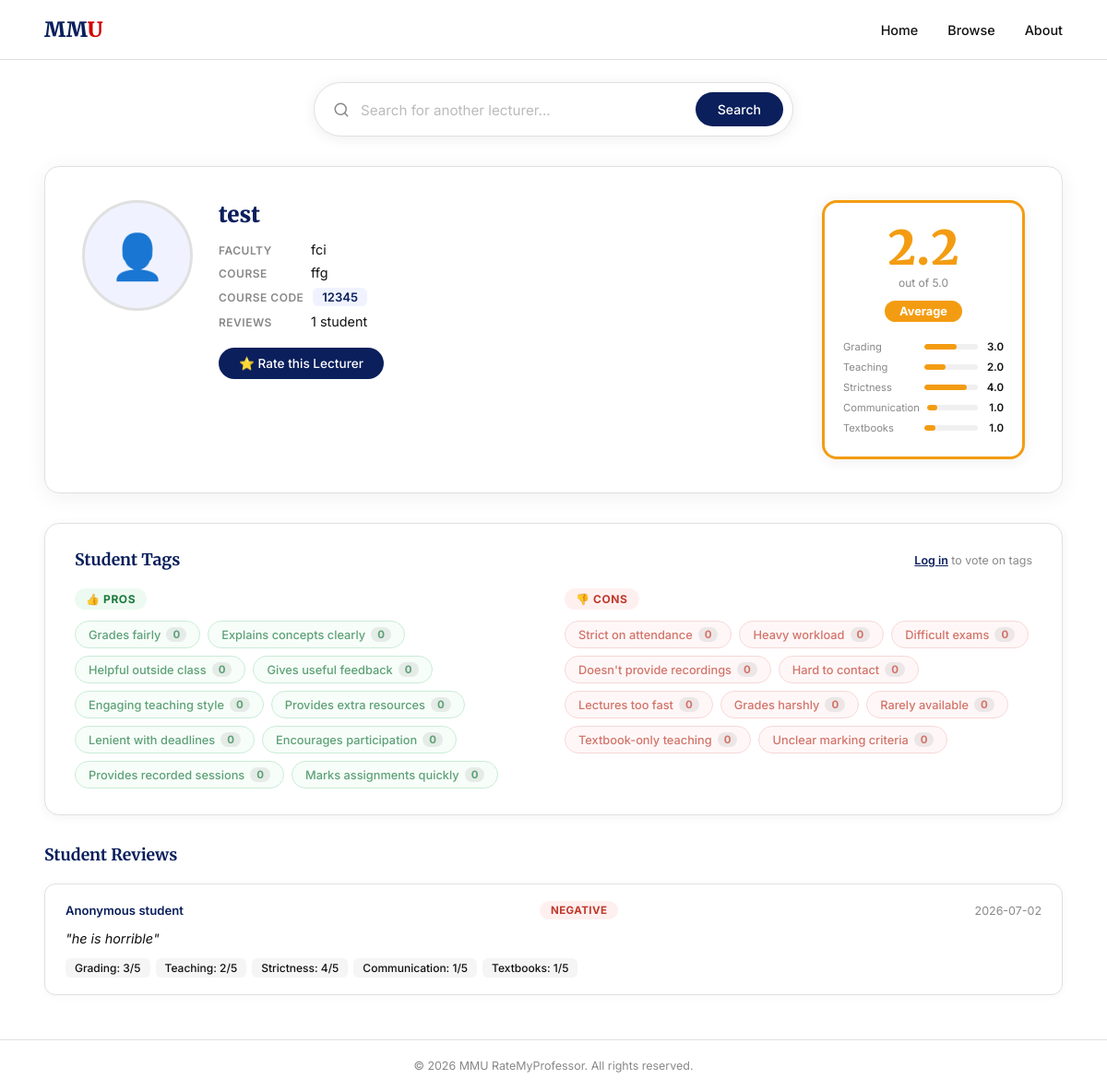
/lecturer/4, run on the app's committed database.
### tables this page shows
CREATE TABLE lecturers (
            id         INTEGER PRIMARY KEY AUTOINCREMENT,
            name       TEXT NOT NULL,
            faculty_id INTEGER NOT NULL,
            image      TEXT,
            FOREIGN KEY (faculty_id) REFERENCES faculties(id)
        );

CREATE TABLE tags (
            id    INTEGER PRIMARY KEY AUTOINCREMENT,
            label TEXT NOT NULL UNIQUE,
            type  TEXT NOT NULL CHECK(type IN ('pro', 'con'))
        );

CREATE TABLE ratings (
            id            INTEGER PRIMARY KEY AUTOINCREMENT,
            lecturer_id   INTEGER NOT NULL,
            student_id    TEXT NOT NULL,
            comment       TEXT,
            submitted_at  DATETIME DEFAULT CURRENT_TIMESTAMP,
            FOREIGN KEY (lecturer_id) REFERENCES lecturers(id)
        );

### app.py (the view)
@app.route("/lecturer/<int:lecturer_id>")
def profile_page(lecturer_id):
    lecturer = get_one_lecturer(lecturer_id)
    if lecturer is None:
        return "Lecturer not found", 404
    conn = connect_db()
    reviews = conn.execute("""
        SELECT
            r.id, r.student_id, r.comment, r.submitted_at,
            MAX(CASE WHEN rc.name = 'grading'       THEN rs.score END) AS grading,
            MAX(CASE WHEN rc.name = 'teaching'      THEN rs.score END) AS teaching,
            MAX(CASE WHEN rc.name = 'strictness'    THEN rs.score END) AS strictness,
            MAX(CASE WHEN rc.name = 'communication' THEN rs.score END) AS communication,
            MAX(CASE WHEN rc.name = 'textbooks'     THEN rs.score END) AS textbooks,
            ra.sentiment,
            ra.sentiment_score
        FROM ratings r
        LEFT JOIN rating_scores     rs ON r.id        = rs.rating_id
        LEFT JOIN rating_categories rc ON rs.category_id = rc.id
        LEFT JOIN rating_analysis   ra ON r.id        = ra.rating_id
        WHERE r.lecturer_id = ?
        GROUP BY r.id
        ORDER BY r.submitted_at DESC
    """, (lecturer_id,)).fetchall()
    current_student = session.get("student_id")
    tags = conn.execute("""
        SELECT
            t.id,
            t.label,
            t.type,
            COUNT(tv.id) AS vote_count,
            MAX(CASE WHEN tv.student_id = ? THEN 1 ELSE 0 END) AS voted
        FROM tags t
        LEFT JOIN tag_votes tv ON t.id = tv.tag_id AND tv.lecturer_id = ?
        GROUP BY t.id
        ORDER BY t.type DESC, vote_count DESC
    """, (current_student or "", lecturer_id)).fetchall()
    conn.close()
    pros = [t for t in tags if t["type"] == "pro"]
    cons = [t for t in tags if t["type"] == "con"]
    return render_template("profile.html", lecturer=lecturer, reviews=reviews,
                           pros=pros, cons=cons, is_student=is_student())

### app.py (called while the page is built)
def connect_db():
    conn = sqlite3.connect(DB_FILE)
    conn.row_factory = sqlite3.Row
    return conn

def is_student():
    return "student_id" in session

### templates/profile.html (shortened to what this page needs)
<!DOCTYPE html>
<html lang="en">
<head>
  <link rel="stylesheet" href="/static/styles.css" />
</head>
<body>
  <header class="navbar">
    <div class="nav-logo">
      <a href="/" style="text-decoration:none;"><span class="mm">MM</span><span class="u">U</span></a>
    </div>
    <nav class="nav-links">
      <a href="/">Home</a>
      <a href="#">Browse</a>
      <a href="#">About</a>
    </nav>
  </header>
  <div class="profile-search-row">
    <div class="search-bar profile-search-bar" id="profile-search-bar">
      <svg class="search-icon" xmlns="http://www.w3.org/2000/svg" viewBox="0 0 24 24" fill="none"
        stroke="currentColor" stroke-width="2" stroke-linecap="round" stroke-linejoin="round">
        <circle cx="11" cy="11" r="8" /><line x1="21" y1="21" x2="16.65" y2="16.65" />
      </svg>
      <div class="autocomplete-wrapper">
        <input type="text" id="ps-input" placeholder="Search for another lecturer..." autocomplete="off" />
      </div>
      <button class="search-btn" onclick="psSearch()">Search</button>
    </div>
  </div>
  <main class="profile-main">
    <div class="profile-card">
      <div class="profile-left">
        <div class="profile-photo-wrap">
          {% if lecturer.image %}
            <img src="/static/uploads/{{ lecturer.image }}" alt="{{ lecturer.name }}" class="profile-photo" />
          {% else %}
            <div class="profile-photo-placeholder">👤</div>
          {% endif %}
        </div>
        <div class="profile-info">
          <h1 class="profile-name">{{ lecturer.name }}</h1>
          <div class="profile-meta">
            {% if lecturer.faculty %}
            <div class="meta-row">
              <span class="meta-label">Faculty</span>
              <span class="meta-value">{{ lecturer.faculty }}</span>
            </div>
            {% endif %}
            {% if lecturer.course %}
            <div class="meta-row">
              <span class="meta-label">Course</span>
              <span class="meta-value">{{ lecturer.course }}</span>
            </div>
            {% endif %}
            {% if lecturer.course_code %}
            <div class="meta-row">
              <span class="meta-label">Course Code</span>
              <span class="meta-value code-badge">{{ lecturer.course_code }}</span>
            </div>
            {% endif %}
            <div class="meta-row">
              <span class="meta-label">Reviews</span>
              <span class="meta-value">{{ lecturer.review_count }} student{{ "s" if lecturer.review_count != 1 }}</span>
            </div>
          </div>
          <a href="/rate/{{ lecturer.id }}" class="rate-btn">⭐ Rate this Lecturer</a>
        </div>
      </div>
      <div class="profile-right">
        {% set score = lecturer.overall %}
        {% if score %}
          {% if score >= 4.0 %}
            {% set color = "#2ecc71" %}
            {% set label = "Excellent" %}
          {% elif score >= 3.0 %}
            {% set color = "#27ae60" %}
            {% set label = "Good" %}
          {% elif score >= 2.0 %}
            {% set color = "#f39c12" %}
            {% set label = "Average" %}
          {% else %}
            {% set color = "#e74c3c" %}
            {% set label = "Poor" %}
          {% endif %}
        {% else %}
          {% set color = "#cccccc" %}
          {% set label = "No ratings yet" %}
        {% endif %}
        <div class="rating-box" style="border-color: {{ color }};">
          <div class="rating-score" style="color: {{ color }};">
            {{ score if score else "—" }}
          </div>
          <div class="rating-out-of">out of 5.0</div>
          <div class="rating-label" style="background: {{ color }};">{{ label }}</div>
          <div class="rating-breakdown">
            {% for cat, val in [
              ("Grading",       lecturer.avg_grading),
              ("Teaching",      lecturer.avg_teaching),
              ("Strictness",    lecturer.avg_strictness),
              ("Communication", lecturer.avg_communication),
              ("Textbooks",     lecturer.avg_textbooks)
            ] %}
            <div class="breakdown-row">
              <span class="breakdown-label">{{ cat }}</span>
              <div class="breakdown-bar-wrap">
                <div class="breakdown-bar" style="width: {{ ((val or 0) / 5 * 100)|round }}%; background: {{ color }};"></div>
              </div>
              <span class="breakdown-val">{{ val if val else "—" }}</span>
            </div>
            {% endfor %}
          </div>
        </div>
      </div>
    </div>
    <div class="tags-section">
      <div class="tags-header">
        <h2 class="tags-title">Student Tags</h2>
        {% if not is_student %}
        <p class="tags-login-note">
          <a href="/login">Log in</a> to vote on tags
        </p>
        {% endif %}
      </div>
      <div class="tags-columns">
        <div class="tags-group">
          <div class="tags-group-label tags-group-label--pro">👍 Pros</div>
          <div class="tags-list" id="pros-list">
            {% for tag in pros %}
            <button
              class="tag-chip tag-chip--pro {% if tag.voted %}tag-chip--active{% endif %}"
              data-tag-id="{{ tag.id }}"
              data-lecturer-id="{{ lecturer.id }}"
              onclick="voteTag(this)"
              {% if not is_student %}disabled title="Log in to vote"{% endif %}
            >
              {{ tag.label }}
              <span class="tag-count" id="tag-count-{{ tag.id }}">{{ tag.vote_count }}</span>
            </button>
            {% endfor %}
          </div>
        </div>
        <div class="tags-group">
          <div class="tags-group-label tags-group-label--con">👎 Cons</div>
          <div class="tags-list" id="cons-list">
            {% for tag in cons %}
            <button
              class="tag-chip tag-chip--con {% if tag.voted %}tag-chip--active{% endif %}"
              data-tag-id="{{ tag.id }}"
              data-lecturer-id="{{ lecturer.id }}"
              onclick="voteTag(this)"
              {% if not is_student %}disabled title="Log in to vote"{% endif %}
            >
              {{ tag.label }}
              <span class="tag-count" id="tag-count-{{ tag.id }}">{{ tag.vote_count }}</span>
            </button>
            {% endfor %}
          </div>
        </div>
      </div>
    </div>
    {% if reviews %}
    <div class="reviews-section">
      <h2 class="reviews-title">Student Reviews</h2>
      {% for r in reviews %}
      <div class="review-card">
        <div class="review-header">
          <span class="review-id">Anonymous student</span>
          {% if r.sentiment %}
          <span class="sentiment-badge sentiment-{{ r.sentiment|lower }}">{{ r.sentiment }}</span>
          {% endif %}
          <span class="review-date">{{ r.submitted_at[:10] }}</span>
        </div>
        {% if r.comment %}
        <p class="review-comment">"{{ r.comment }}"</p>
        {% endif %}
        <div class="review-scores">
          {% for label, val in [("Grading", r.grading), ("Teaching", r.teaching),
            ("Strictness", r.strictness), ("Communication", r.communication), ("Textbooks", r.textbooks)] %}
          <span class="score-chip">{{ label }}: {{ val }}/5</span>
          {% endfor %}
        </div>
      </div>
      {% endfor %}
    </div>
    {% endif %}
  </main>
  <footer class="footer">
    <p>&copy; 2026 MMU RateMyProfessor. All rights reserved.</p>
  </footer>
</body>
</html>

### data on the page
lecturers: name "test"
tags: label "Grades fairly", vote_count "0"
tags: label "Explains concepts clearly", vote_count "0"
tags: label "Helpful outside class", vote_count "0"
tags: label "Gives useful feedback", vote_count "0"
tags: label "Engaging teaching style", vote_count "0"
tags: label "Provides extra resources", vote_count "0"
tags: label "Lenient with deadlines", vote_count "0"
tags: label "Encourages participation", vote_count "0"
tags: label "Provides recorded sessions", vote_count "0"
tags: label "Marks assignments quickly", vote_count "0"
tags: label "Strict on attendance", vote_count "0"
tags: label "Heavy workload", vote_count "0"
tags: label "Difficult exams", vote_count "0"
tags: label "Doesn't provide recordings", vote_count "0"
tags: label "Hard to contact", vote_count "0"
tags: label "Lectures too fast", vote_count "0"
tags: label "Grades harshly", vote_count "0"
tags: label "Rarely available", vote_count "0"
tags: label "Textbook-only teaching", vote_count "0"
tags: label "Unclear marking criteria", vote_count "0"
ratings: sentiment "NEGATIVE", submitted_at "2026-07-02", comment "he is horrible", label "Grading" "Teaching" "Strictness" "Communication" "Textbooks", val "3" "2" "4" "1" "1"

### other printed values
{{ lecturer.faculty }} "fci"
{{ lecturer.course }} "ffg"
{{ lecturer.course_code }} "12345"
{{ lecturer.review_count }} "1"
{{ score if score else "—" }} "2.2"
{{ label }} "Average"
{{ cat }} "Grading" "Teaching" "Strictness" "Communication" "Textbooks"
{{ val if val else "—" }} "3.0" "2.0" "4.0" "1.0" "1.0"
